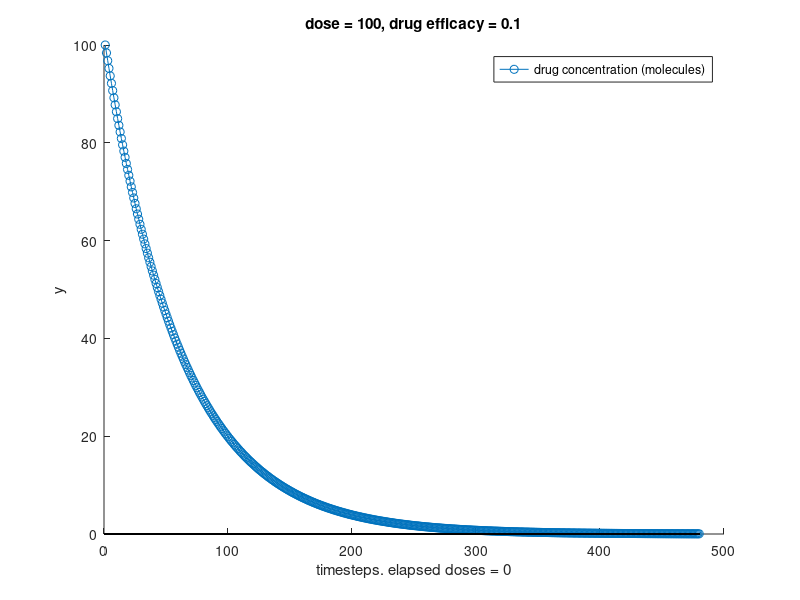
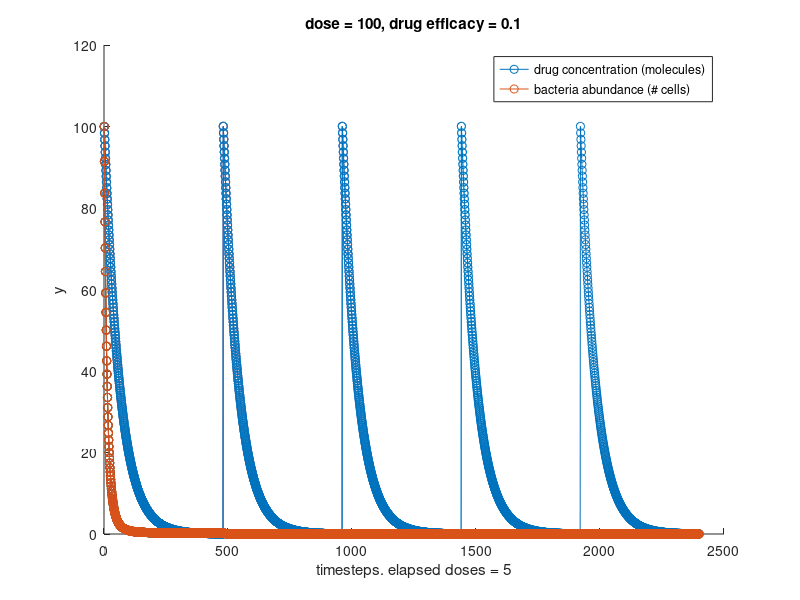
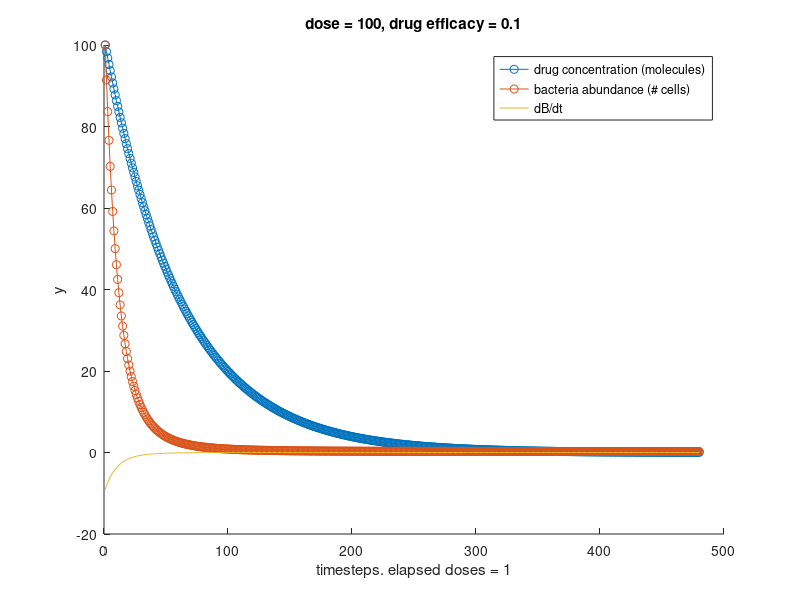

Recreate these plots in MATLAB, in order.
%Group project 1 code
clearvars
close all
clc

format longg %display more decimal points

a = 1/61.3; %elimination half-life = 61.3 min
k = 1/100; %doubling time is 20 min for bacteria if there is unlimited food and space
g = 1/10; %number of bacterial cells killed per unit drug per minute
D1 = 100; %use molecules of amoxicillin - units need to match that of bacteria. assume 50 molecules = 500 mg dose, since 
         %we are scaling [drug] and [bacteria] down to have a workable
         %model
         %assume double that amount, i.e. 100, is toxic
repeateddose = 100;
B1 = 100;
l = 0; %before add in for loop
    tend = 480; %480 minutes = 8 hour between doses
    doserange = 1:1:tend; %1 x 480 matrix. Still 1 to 480 regardless of which dose you are on. Only initial conditions change
    %tend2 = 480;

    %simple model works
    %F=@(t,y) [-a*y(1); k*y(2)]; %multiply by y(1) to prevent it from going to zero %F=@(t,y) [(-a*y(1)-1/g*y(2))*y(1)/100; k*(K-y(2))/K*y(2) - g*y(1)];
    
    %make more complicated
    F=@(t1,y1) [-a*y1(1); (k*y1(2) - g*y1(1))*y1(2)/100]; %assume no drug is used up via interaction with bacteria
    % multiply by 100 scaling so results aren't extreme, make it not too directly proportional so changes aren't too big at beginning
    %play around with magnitude of parameters so results don't go crazy or
    %diverge too quickly 
    
    [t1,y1] = ode45(F,doserange,[D1;B1]); %solve the differential equations

    %add derivative of bacterial cell abundance to plot as well to more
    %easily locate the fixed points where dB/dt = 0
    dBdt = zeros(tend,1); %B values are stored in y1(2) 
    for r=1:tend
        dBdt(r) = (k*y1(r,2) - g*y1(r,1))*y1(r,2)/100; %drug concentrations are in y1(:,2) and drug concentrations are in y1(:,1)
    end
    tdBdt = horzcat(t1,dBdt);

    figure, hold on %plot of drug
    plot(t1,y1(:,1),'-o')
    plot(t1,0,'Color','black')
    %plot(t+t*l,y(:,2),'-o') 
    ylabel('y');
    xlabel('time')
    xlabel(['timesteps. elapsed doses = ' num2str(l)]);
    legend('drug concentration (molecules)') %legend('drug concentration (ug/mL)','bacteria abundance (# cells)')
    title(['dose = ' num2str(repeateddose) ', drug efficacy = ' num2str(g)]);
    hold off 

    figure, hold on %plot of bacteria
    %plot(t+t*l,y(:,1),'-o') 
    plot(t1,y1(:,2),'-o') 
    ylabel('y');
    xlabel('time')
    xlabel(['timesteps. elapsed doses = ' num2str(l)]);
    legend('bacteria abundance (# cells)')
    title(['dose = ' num2str(D1) ', drug efficacy = ' num2str(g)]);
    hold off 

    figure, hold on %plot of bacteria and drug together
    plot(t1,y1(:,1),'-o') 
    plot(t1,y1(:,2),'-o')
    plot(t1,dBdt)
    ylabel('y');
    xlabel('time')
    xlabel(['timesteps. elapsed doses = ' num2str(1)]);
    legend('drug concentration (molecules)','bacteria abundance (# cells)','dB/dt')
    title(['dose = ' num2str(D1) ', drug efficacy = ' num2str(g)]);
    hold off 



    %dose 2
    %
    %
    %
    %set initial conditions for next dose
    if y1(length(y1(:,1)),2) < 0 %if population dropped below zero, make zero
        B1 = 0;
    else
        B1 = y1(length(y1(:,1)),2); %else, set final concentration of bacteria as initial concentration for next time period
    end 
    if y1(length(y1(:,1)),1) < 0 %if drug concentration fell below zero
        D1 = repeateddose;
    else 
        D1 = y1(length(y1(:,1)),1) + repeateddose; %where we left off + new dose (D1)
    end
    
    F=@(t2,y2) [-a*y2(1); (k*y2(2) - g*y2(1))*y2(2)/100]; %assume no drug is used up via interaction with bacteria
    % multiply by 100 scaling so results aren't extreme, make it not too directly proportional so changes aren't too big at beginning
    %play around with magnitude of parameters so results don't go crazy or
    %diverge too quickly 
    
    [t2,y2] = ode45(F,doserange,[D1;B1]);

    ttotal = 1:1:(tend*2);
    ytotal = [y1;y2];
   

    dBdt2 = zeros(tend,1); %B values are stored in y1(2) 
    for r=1:tend
        dBdt2(r) = (k*y2(r,2) - g*y2(r,1))*y2(r,2)/100; %drug concentrations are in y1(:,2) and drug concentrations are in y1(:,1)
    end
    tdBdt2 = horzcat(((tend+1):1:tend*2)',dBdt2);

    dBdt_total = [dBdt;dBdt2]; %actually derives don't look good on graph

    figure(2), hold on %plot of bacteria and drug together
    plot(ttotal,ytotal(:,1),'-o') 
    plot(ttotal,ytotal(:,2),'-o') 
    %plot(ttotal,dBdt_total)
    ylabel('y');
    xlabel('time')
    xlabel(['timesteps. elapsed doses = ' num2str(2)]);
    legend('drug concentration (molecules)','bacteria abundance (# cells)')
    title(['dose = ' num2str(repeateddose) ', drug efficacy = ' num2str(g)]);
    hold off





    %dose 3
    %
    %
    %
     %set initial conditions for next dose
    if y2(length(y2(:,1)),2) < 0 %if population dropped below zero, make zero
        B1 = 0;
    else
        B1 = y2(length(y2(:,1)),2); %else, set final concentration of bacteria as initial concentration for next time period
    end 
    if y2(length(y2(:,1)),1) < 0 %if drug concentration fell below zero
        D1 = repeateddose;
    else 
        D1 = y2(length(y2(:,1)),1) + repeateddose; %where we left off + new dose (D1)
    end 
    
    
    F=@(t3,y3) [-a*y3(1); (k*y3(2) - g*y3(1))*y3(2)/100]; %assume no drug is used up via interaction with bacteria
    % multiply by 100 scaling so results aren't extreme, make it not too directly proportional so changes aren't too big at beginning
    %play around with magnitude of parameters so results don't go crazy or
    %diverge too quickly 
    
    [t3,y3] = ode45(F,doserange,[D1;B1]);

    ttotal = 1:1:(3*tend);
    ytotal = [y1;y2;y3];
    
    %find fixed point
    dBdt3 = zeros(tend,1); %B values are stored in y1(2) 
    for r=1:tend
        dBdt3(r) = (k*y3(r,2) - g*y3(r,1))*y3(r,2)/100; %drug concentrations are in y1(:,2) and drug concentrations are in y1(:,1)
    end
    tdBdt3 = horzcat(((tend*2+1):1:(tend*3))',dBdt3);

    figure(2), hold on %plot of bacteria and drug together
    plot(ttotal,ytotal(:,1),'-o') 
    plot(ttotal,ytotal(:,2),'-o') 
    ylabel('y');
    xlabel('time')
    xlabel(['timesteps. elapsed doses = ' num2str(3)]);
    legend('drug concentration (molecules)','bacteria abundance (# cells)')
    title(['dose = ' num2str(repeateddose) ', drug efficacy = ' num2str(g)]);
    hold off
    

    
    %dose 4
    %
    %
    %
    %set initial conditions for next dose
    if y3(length(y3(:,1)),2) < 0 %if population dropped below zero, make zero
        B1 = 0;
    else
        B1 = y3(length(y3(:,1)),2); %else, set final concentration of bacteria as initial concentration for next time period
    end 
    if y3(length(y3(:,1)),1) < 0 %if drug concentration fell below zero
        D1 = repeateddose;
    else 
        D1 = y3(length(y3(:,1)),1) + repeateddose; %where we left off + new dose (D1)
    end 
    
    F=@(t4,y4) [-a*y4(1); (k*y4(2) - g*y4(1))*y4(2)/100]; %assume no drug is used up via interaction with bacteria
    % multiply by 100 scaling so results aren't extreme, make it not too directly proportional so changes aren't too big at beginning
    %play around with magnitude of parameters so results don't go crazy or
    %diverge too quickly 
    
    [t4,y4] = ode45(F,doserange,[D1;B1]);

    ttotal = 1:1:(4*tend);
    ytotal = [y1;y2;y3;y4];
    
    %find fixed point
    dBdt4 = zeros(tend,1); %B values are stored in y1(2) 
    for r=1:tend
        dBdt4(r) = (k*y4(r,2) - g*y4(r,1))*y4(r,2)/100; %drug concentrations are in y1(:,2) and drug concentrations are in y1(:,1)
    end
    tdBdt4 = horzcat(((tend*3+1):1:(tend*4))',dBdt4);

    figure(2), hold on %plot of bacteria and drug together
    plot(ttotal,ytotal(:,1),'-o') 
    plot(ttotal,ytotal(:,2),'-o') 
    ylabel('y');
    xlabel('time')
    xlabel(['timesteps. elapsed doses = ' num2str(4)]);
    legend('drug concentration (molecules)','bacteria abundance (# cells)')
    title(['dose = ' num2str(repeateddose) ', drug efficacy = ' num2str(g)]);
    hold off
    



    %
    %
    %
    %dose 5
    %
    %



    if y4(length(y4(:,1)),2) < 0 %if population dropped below zero, make zero
        B1 = 0;
    else
        B1 = y4(length(y4(:,1)),2); %else, set final concentration of bacteria as initial concentration for next time period
    end 
    if y4(length(y4(:,1)),1) < 0 %if drug concentration fell below zero
        D1 = repeateddose;
    else 
        D1 = y4(length(y4(:,1)),1) + repeateddose; %where we left off + new dose (D1)
    end 
    
    F=@(t5,y5) [-a*y5(1); (k*y5(2) - g*y5(1))*y5(2)/100]; %assume no drug is used up via interaction with bacteria
    % multiply by 100 scaling so results aren't extreme, make it not too directly proportional so changes aren't too big at beginning
    %play around with magnitude of parameters so results don't go crazy or
    %diverge too quickly 
    
    [t5,y5] = ode45(F,doserange,[D1;B1]);

    ttotal = 1:1:(5*tend);
    ytotal = [y1;y2;y3;y4;y5];
    
    %find fixed point
    dBdt5 = zeros(tend,1); %B values are stored in y1(2) 
    for r=1:tend
        dBdt5(r) = (k*y5(r,2) - g*y5(r,1))*y5(r,2)/100; %drug concentrations are in y1(:,2) and drug concentrations are in y1(:,1)
    end
    tdBdt5 = horzcat(((tend*4+1):1:(tend*5))',dBdt5);

    figure(2), hold on %plot of bacteria and drug together
    plot(ttotal,ytotal(:,1),'-o') 
    plot(ttotal,ytotal(:,2),'-o') 
    ylabel('y');
    xlabel('time')
    xlabel(['timesteps. elapsed doses = ' num2str(5)]);
    legend('drug concentration (molecules)','bacteria abundance (# cells)')
    title(['dose = ' num2str(repeateddose) ', drug efficacy = ' num2str(g)]);
    hold off
    
    %observe at what point in time bacterial cell count falls below zero
    M = horzcat(ttotal',ytotal);
